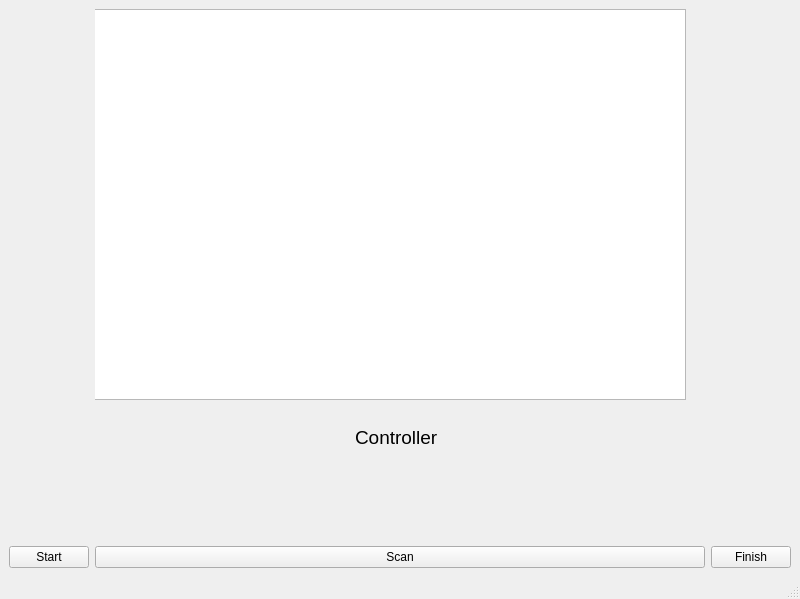
<?xml version="1.0" encoding="UTF-8"?>
<ui version="4.0">
 <class>MainWindow</class>
 <widget class="QMainWindow" name="MainWindow">
  <property name="geometry">
   <rect>
    <x>0</x>
    <y>0</y>
    <width>800</width>
    <height>599</height>
   </rect>
  </property>
  <property name="windowTitle">
   <string>MainWindow</string>
  </property>
  <widget class="QWidget" name="centralwidget">
   <layout class="QGridLayout" name="gridLayout">
    <item row="0" column="1">
     <widget class="QStackedWidget" name="stackedWidget">
      <widget class="QWidget" name="page">
       <widget class="QTextEdit" name="text">
        <property name="geometry">
         <rect>
          <x>-10</x>
          <y>0</y>
          <width>601</width>
          <height>391</height>
         </rect>
        </property>
       </widget>
       <widget class="QLabel" name="label">
        <property name="geometry">
         <rect>
          <x>260</x>
          <y>420</y>
          <width>141</width>
          <height>16</height>
         </rect>
        </property>
        <property name="font">
         <font>
          <pointsize>14</pointsize>
         </font>
        </property>
        <property name="text">
         <string>Controller</string>
        </property>
       </widget>
      </widget>
      <widget class="QWidget" name="page_2"/>
     </widget>
    </item>
    <item row="1" column="0">
     <widget class="QPushButton" name="pushButton">
      <property name="text">
       <string>Start</string>
      </property>
     </widget>
    </item>
    <item row="1" column="2">
     <widget class="QPushButton" name="pushButton_2">
      <property name="text">
       <string>Finish</string>
      </property>
     </widget>
    </item>
    <item row="1" column="1">
     <widget class="QPushButton" name="pushButton_3">
      <property name="text">
       <string>Scan</string>
      </property>
     </widget>
    </item>
   </layout>
  </widget>
  <widget class="QMenuBar" name="menubar">
   <property name="geometry">
    <rect>
     <x>0</x>
     <y>0</y>
     <width>800</width>
     <height>21</height>
    </rect>
   </property>
  </widget>
  <widget class="QStatusBar" name="statusbar"/>
 </widget>
 <resources/>
 <connections/>
</ui>
